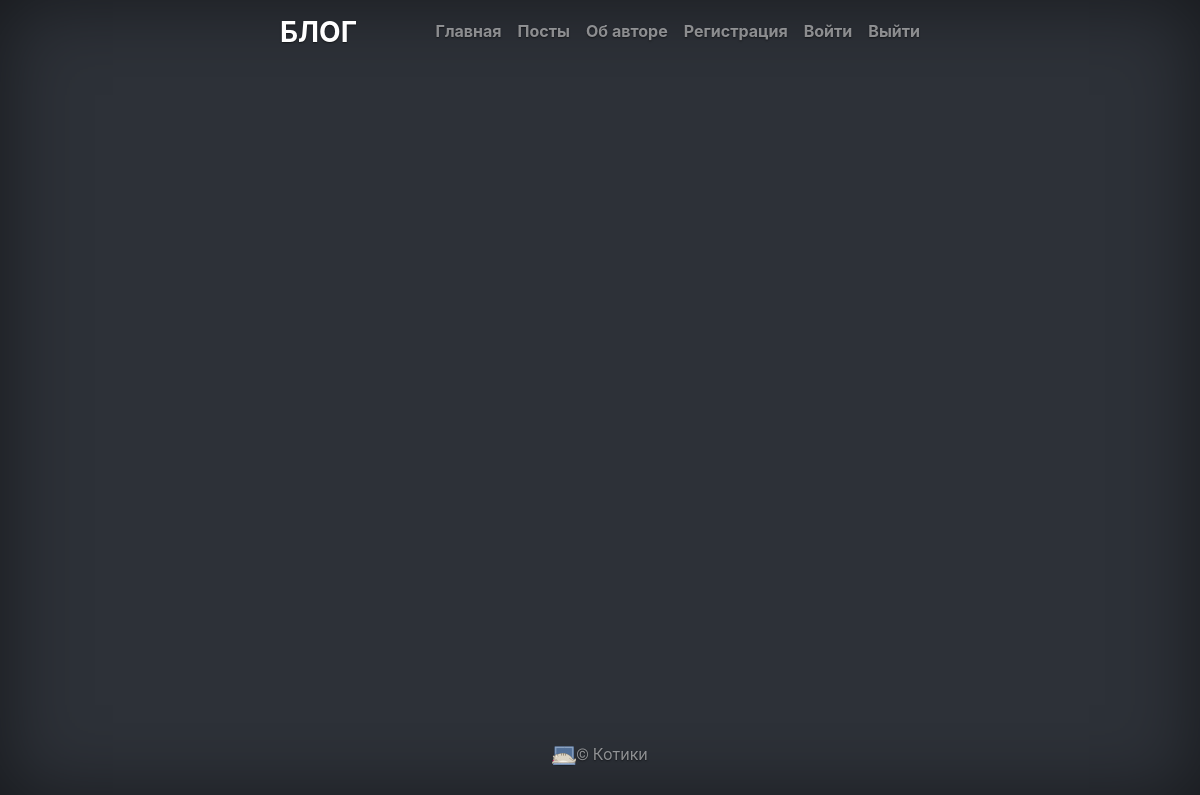
Before: /posts/ГОЭЛРО (signed in) with the older database file.
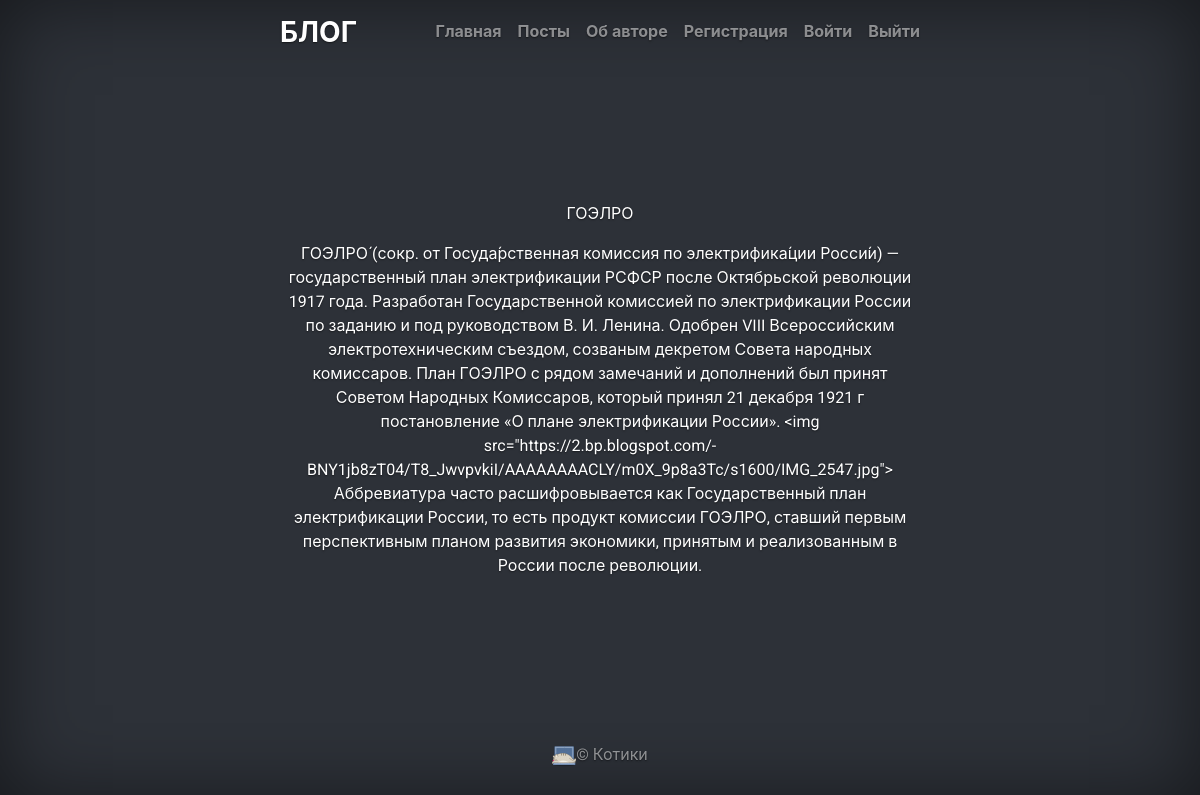
After: the same page with the newer database file.
### app/models.py (models this page shows, shortened)
class Post(db.Model):
    id = db.Column(db.Integer, primary_key=True)
    title = db.Column(db.String(140))
    slug = db.Column(db.String(140), unique=True)
    body = db.Column(db.Text)
    created = db.Column(db.DateTime, default=datetime.now())

### posts/blueprint.py (the view)
@posts.route('/<slug>')
@login_required
def post_detail(slug):
    post = Post.query.filter(Post.slug==slug).first()
    return render_template('posts/post_detail.html', post=post)

### app/models.py (called while the page is built)
@login.user_loader
def load_user(id):
    return User.query.get(int(id))

### posts/templates/posts/post_detail.html
{% extends "base.html" %}
{% block content %}
    <p>{{ post.title }}</p>
   <p>{{ post.body }}</p>
{% endblock %}

### app/templates/base.html (shortened to what this page needs)
<!doctype html>
<html lang="ru">
  <head>
    <link rel="stylesheet" href="https://stackpath.bootstrapcdn.com/bootstrap/4.1.3/css/bootstrap.min.css">
    <link href="{{ url_for('static', filename='css/cover.css') }}" rel="stylesheet" type="text/css">
  </head>
  <body class="text-center">
    <div class="cover-container d-flex w-100 h-100 p-3 mx-auto flex-column">
      <header class="masthead mb-auto">
        <div class="inner">
          <h3 class="masthead-brand"><strong>БЛОГ</strong></h3>
          <nav class="nav nav-masthead justify-content-center">
            <a class="nav-link {% if active1 %} active {% else %} {% endif %}" href="{{ url_for('index') }}">Главная</a>
            <a class="nav-link {% if active2 %} active {% else %} {% endif %}" href="{{ url_for('posts.index') }}">Посты</a>
            <a class="nav-link {% if active3 %} active {% else %} {% endif %}" href="/about">Об авторе</a>
            <a class="nav-link {% if active4 %} active {% else %} {% endif %}" href="/register">Регистрация</a>
            <a class="nav-link {% if active5 %} active {% else %} {% endif %}" href="/login">Войти</a>
            <a class="nav-link {% if active6 %} active {% else %} {% endif %}" href="{{ url_for('logout') }}">Выйти</a>
          </nav>
        </div>
      </header>
      <main clas="container">
        {% block content %}{% endblock %}
      </main>
      <footer class="mastfoot mt-auto">
        <div class="inner">
          <p><img src="{{ url_for('static', filename='img/cat-laptop-icon.png') }}">&copy; Котики </p>
        </div>
      </footer>
    </div>
  </body>
</html>

### app/static/css/cover.css (style rules this page uses)
a, a:focus, a:hover { color: #fff; }
html, body { height: 100%; background-color: rgb(45,49,56); }
body { font-family: 'Roboto', -apple-system, system-ui, BlinkMacSystemFont, "Segoe UI", Roboto, "Helvetica Neue", Arial, sans-serif; display: -ms-flexbox; display: flex; color: #fff; text-shadow: 0 .05rem .1rem rgba(0, 0, 0, .5); box-shadow: inset 0 0 5rem rgba(0, 0, 0, .5); }
.cover-container { max-width: 42em; }
.masthead { margin-bottom: 2rem; }
.masthead-brand { margin-bottom: 0; }
.nav-masthead .nav-link { padding: .25rem 0; font-weight: 700; color: rgba(255, 255, 255, .5); background-color: transparent; border-bottom: .25rem solid transparent; }
.nav-masthead .nav-link + .nav-link { margin-left: 1rem; }
@media (min-width: 48em) { .masthead-brand { float: left; } }
@media (min-width: 48em) { .nav-masthead { float: right; } }
.mastfoot { color: rgba(255, 255, 255, .5); }

Changed rows visible on the page:
now on this page (row edited): Post: title "ГОЭЛРО", body "ГОЭЛРО́ (сокр. от Госуда́рственная комиссия по электрифика́ции Росси́и) — государственный план электрификации РСФСР после Октябрьской революции 1917 года. Разработан Государственной комиссией по электрификации России по заданию и под руководством В. И. Ленина. Одобрен VIII Всероссийским электротехническим съездом, созваным декретом Совета народных комиссаров. План ГОЭЛРО с рядом замечаний и дополнений был принят Советом Народных Комиссаров, который принял 21 декабря 1921 г постановление «О плане электрификации России». <img src=\"https://2.bp.blogspot.com/-BNY1jb8zT04/T8_JwvpvkiI/AAAAAAAACLY/m0X_9p8a3Tc/s1600/IMG_2547.jpg\"> Аббревиатура часто расшифровывается как Государственный план…"
